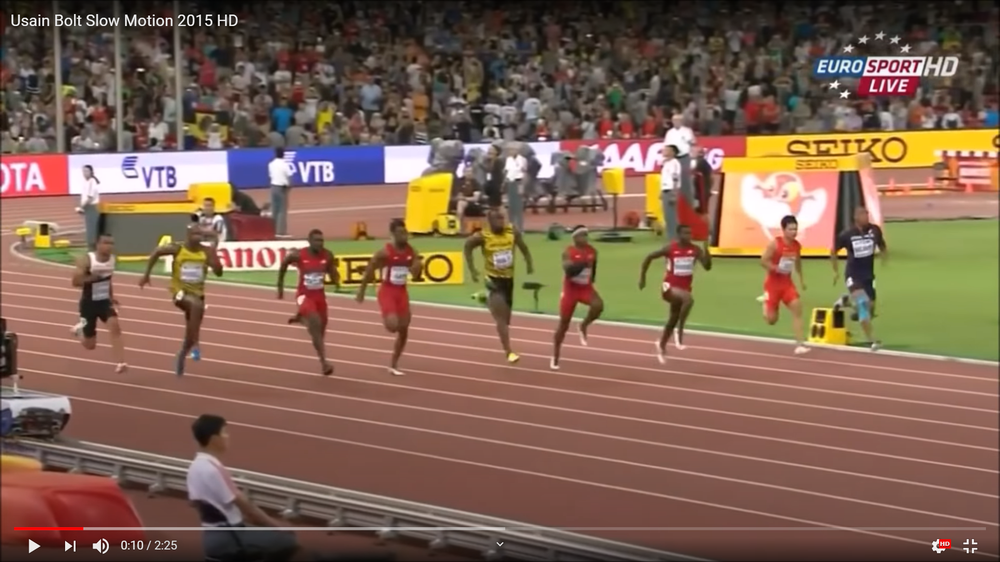
#> input picture bolt1.png, 1000 x 562 px, shrunk from 1920 x 1080 before the run, given in place of bolt1.jpg, which was not available
$ python 'segmentacion (original).py'
#> lines starting #> are read from the running program, lines starting #| are printed output that depends on the picture; after the words box and inside, x2 and y2 are one past the last pixel; in counts of white or black regions, pixels touching at a corner belong together; pictures that were not available may be replaced by others from this repository, and a replacement may not be noted
import numpy as np
import cv2
import matplotlib.pyplot as plt
from scipy import ndimage as ndi
from skimage import io

#Inicialización de imagen

imagecol = cv2.imread('bolt1.jpg')
#> imagecol is the input picture: shape (562, 1000, 3); mean B, G, R 82.4, 99.8, 127.3
marker = np.zeros_like(imagecol)
hsv = cv2.cvtColor(imagecol, cv2.COLOR_BGR2HSV)
#> hsv: shape (562, 1000, 3); mean H, S, V 25.6, 94.2, 129.8

#Parte cesped

#Segmatación por matriz
lower_blue = np.array([30, 70, 50])
upper_blue = np.array([60,130,200])
mask1 = cv2.inRange(hsv,lower_blue,upper_blue)
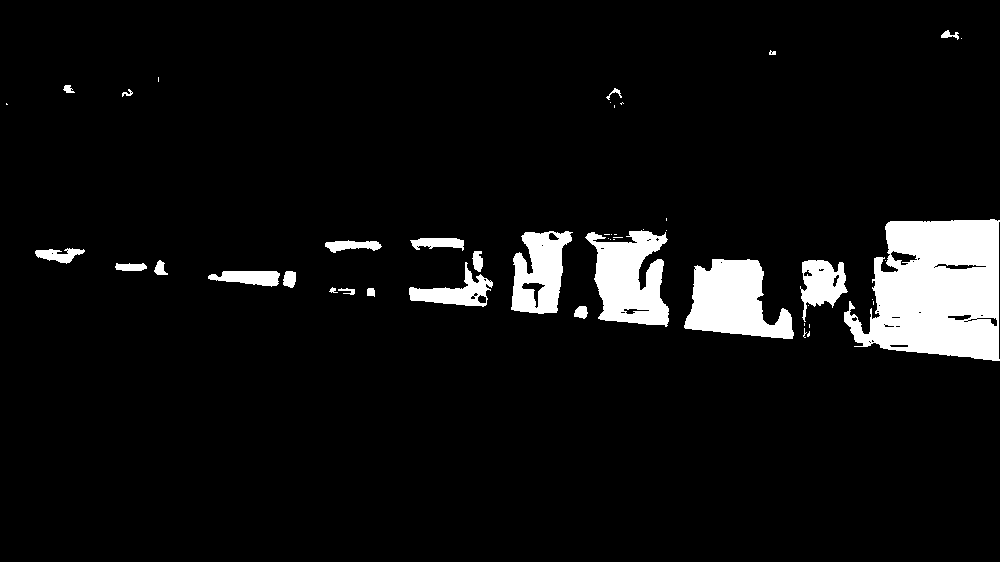
#> mask1: shape (562, 1000); 6.6% white; 47 white regions (24 under 20 px)
contours, _ = cv2.findContours(mask1, cv2.RETR_TREE, cv2.CHAIN_APPROX_SIMPLE)
#> contours = 94 contours, 60 with area under 20; largest, box (x1, y1, x2, y2) and area: (844, 219, 1000, 361) 16290, (684, 259, 794, 339) 5436, (585, 230, 669, 327) 5164, (511, 231, 573, 314) 3408, (800, 260, 848, 322) 1612


#Deteción de contronos
cv2.drawContours(marker,contours, -1, (255, 255, 255), 5)
#> marker: shape (562, 1000, 3); 4.7% white; 27 white regions, largest, box (x1, y1, x2, y2) and area: (841, 216, 1000, 364) 5682, (582, 226, 672, 330) 3735, (508, 228, 576, 317) 2755
h, w = marker.shape[:2]
#> h = 562; w = 1000
maskll = np.zeros((h+2, w+2), np.uint8)


#Relleno de contornos
img_pl = np.zeros_like(imagecol)
cv2.fillPoly(img_pl,pts=contours,color=(255,255,255))
#> img_pl: shape (562, 1000, 3); 6.6% white; 47 white regions (24 under 20 px), largest, box (x1, y1, x2, y2) and area: (844, 219, 1000, 361) 16114, (684, 259, 794, 339) 5620, (585, 230, 669, 327) 5326
#img_pl = ~img_pl
alt = img_pl.copy()
cv2.floodFill(img_pl, maskll, (0,0), 255);
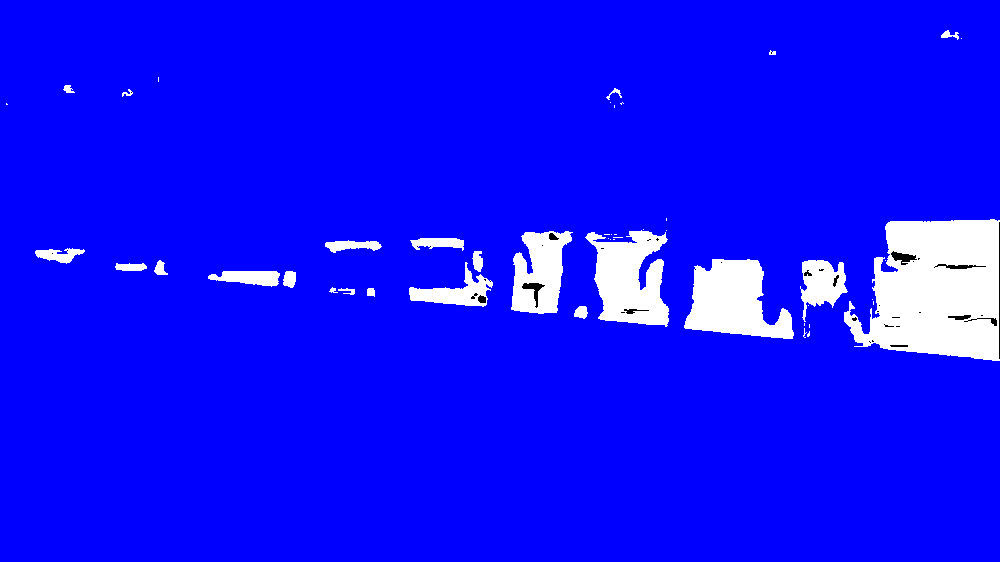
#> img_pl: shape (562, 1000, 3); mean of channels 0, 1, 2 254.5, 16.8, 16.8; drawn as B, G, R


#Relleno de huecos
hsv2 = cv2.cvtColor(img_pl, cv2.COLOR_BGR2HSV)
#> hsv2: shape (562, 1000, 3); mean H, S, V 111.9, 237.7, 254.5
lower_blue = np.array([0, 0, 0])
upper_blue = np.array([360,20,100])
mask11 = cv2.inRange(hsv2,lower_blue,upper_blue)
#> mask11: shape (562, 1000); 0.2% white; 41 white regions (29 under 20 px), largest, box (x1, y1, x2, y2) and area: (891, 251, 917, 265) 180, (522, 283, 545, 308) 176, (999, 222, 1000, 359) 137
maskf1 = mask11 + mask1
#> maskf1: shape (562, 1000); 6.8% white; 47 white regions (24 under 20 px), largest, box (x1, y1, x2, y2) and area: (844, 219, 1000, 361) 16789, (684, 259, 794, 339) 5622, (585, 230, 669, 327) 5399


#Parte pista repite los pasos anteriores

lower_blue = np.array([0, 70, 40])
upper_blue = np.array([8,130,200])
mask2 = cv2.inRange(hsv,lower_blue,upper_blue)
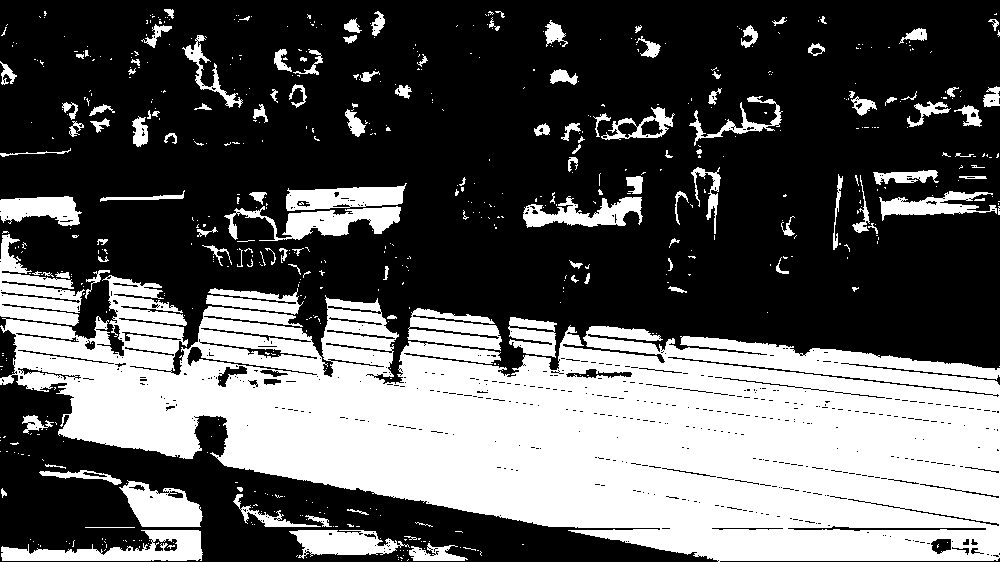
#> mask2: shape (562, 1000); 36.5% white; 622 white regions (496 under 20 px)

contours, _ = cv2.findContours(mask2, cv2.RETR_TREE, cv2.CHAIN_APPROX_SIMPLE)
#> contours = 1420 contours, 1254 with area under 20; largest, box (x1, y1, x2, y2) and area: (0, 275, 1000, 562) 165912, (0, 234, 85, 326) 3405, (1, 530, 203, 561) 3052, (224, 206, 401, 241) 2435, (119, 480, 203, 527) 2434

cv2.drawContours(marker,contours, -1, (255, 255, 255), 5)
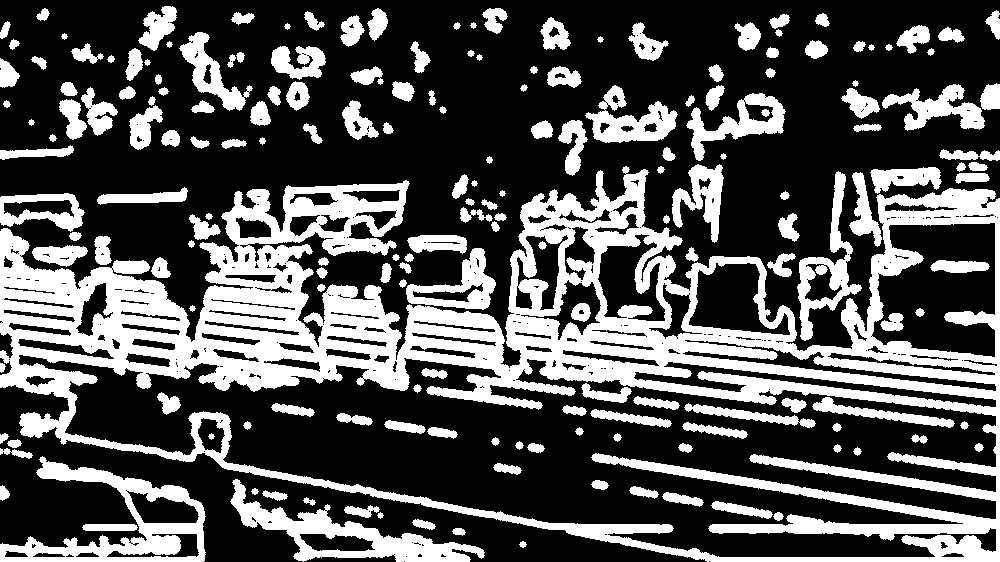
#> marker: shape (562, 1000, 3); 32.7% white; 189 white regions, largest, box (x1, y1, x2, y2) and area: (0, 166, 1000, 562) 111813, (0, 456, 206, 562) 6845, (230, 479, 485, 562) 5689
h, w = marker.shape[:2]
maskll = np.zeros((h+2, w+2), np.uint8)

img_pl = np.zeros_like(imagecol)
cv2.fillPoly(img_pl,pts=contours,color=(255,255,255))
#> img_pl: shape (562, 1000, 3); 36.5% white; 622 white regions (496 under 20 px), largest, box (x1, y1, x2, y2) and area: (0, 275, 1000, 562) 162178, (0, 234, 85, 326) 3612, (1, 530, 203, 561) 3126
#img_pl = ~img_pl
alt = img_pl.copy()
cv2.floodFill(img_pl, maskll, (0,0), 255);
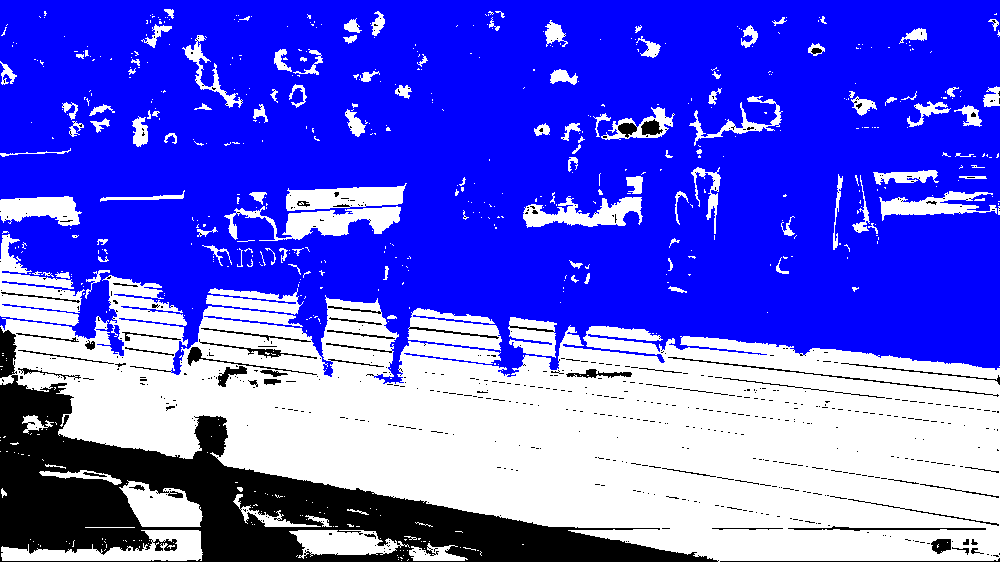
#> img_pl: shape (562, 1000, 3); mean of channels 0, 1, 2 230.4, 93.1, 93.1; drawn as B, G, R

hsv2 = cv2.cvtColor(img_pl, cv2.COLOR_BGR2HSV)
#> hsv2: shape (562, 1000, 3); mean H, S, V 64.6, 137.3, 230.4
lower_blue = np.array([0, 0, 0])
upper_blue = np.array([360,20,100])
mask22 = cv2.inRange(hsv2,lower_blue,upper_blue)
#> mask22: shape (562, 1000); 9.7% white; 676 white regions (618 under 20 px), largest, box (x1, y1, x2, y2) and area: (0, 327, 719, 562) 45651, (668, 357, 999, 397) 466, (788, 526, 986, 531) 398
maskf2 = mask22 + mask2
#> maskf2: shape (562, 1000); 46.2% white; 489 white regions (376 under 20 px), largest, box (x1, y1, x2, y2) and area: (0, 275, 1000, 562) 225051, (0, 234, 85, 326) 3767, (224, 206, 401, 241) 2736


#Combinación de mascaras
mask = maskf1+maskf2
#> mask: shape (562, 1000); 52.9% white; 1 black region, box (x1, y1, x2, y2) and area: (0, 0, 1000, 384) 264477
mask = ~mask

# Reducción de imagen por analisis
cuarto = int(h/3)
#> cuarto = 187
mask[0:cuarto][:] = 0
#> mask: shape (562, 1000); 15.9% white; 2 white regions (1 under 20 px), largest, box (x1, y1, x2, y2) and area: (0, 187, 1000, 384) 89511
mask[h-1-cuarto:h-1][:] = 0
#> mask: shape (562, 1000); 15.9% white; 2 white regions (1 under 20 px)


#Aplicación de mascara
final = imagecol.copy()
final[:,:,0] = final[:,:,0]*mask
final[:,:,1] = final[:,:,1]*mask
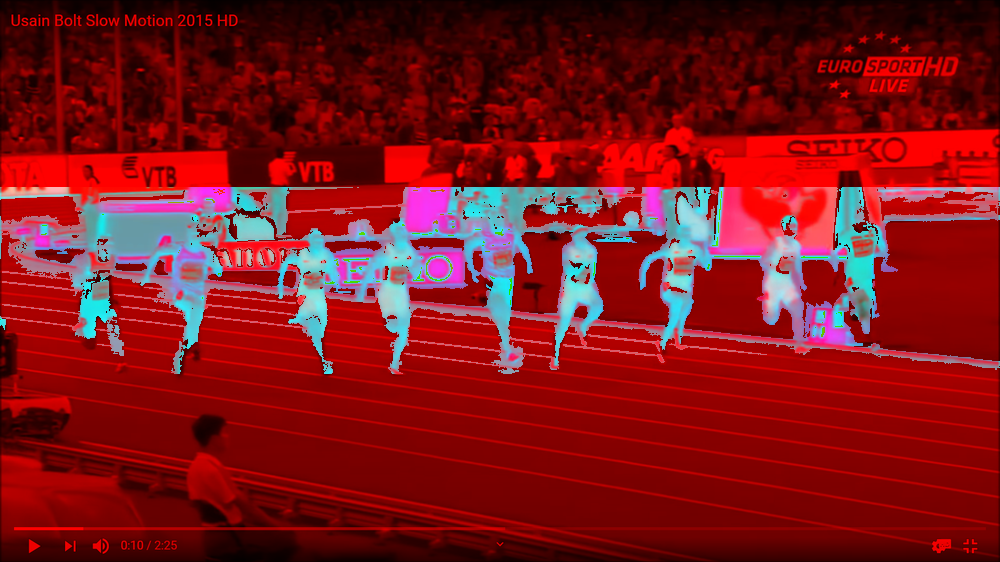
#> final: shape (562, 1000, 3); mean B, G, R 26.2, 21.5, 127.3
final[:,:,2] = final[:,:,2]*mask
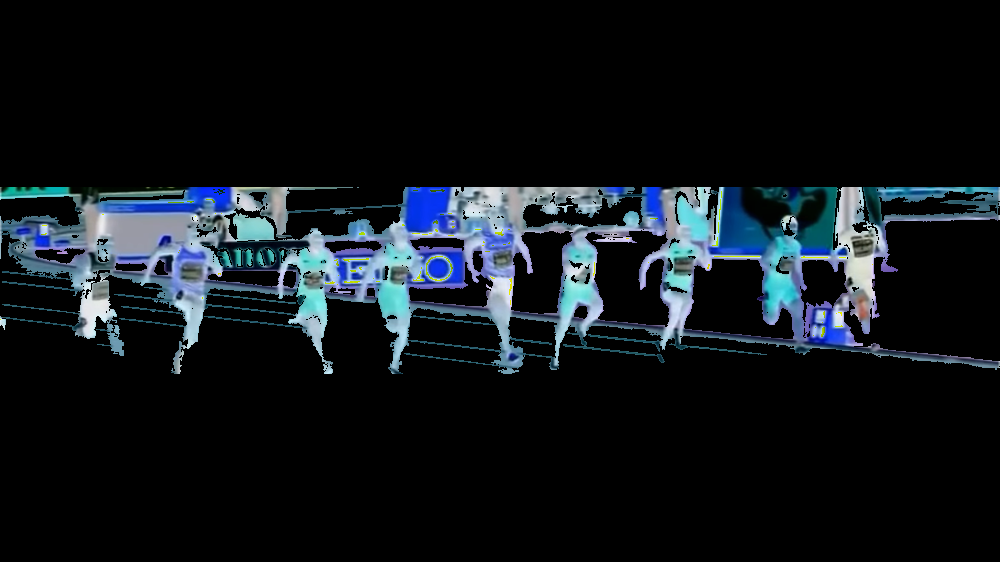
#> final: shape (562, 1000, 3); mean B, G, R 26.2, 21.5, 16.1
contours, _ = cv2.findContours(mask1, cv2.RETR_TREE, cv2.CHAIN_APPROX_SIMPLE)
#> contours = 94 contours, 60 with area under 20; largest, box (x1, y1, x2, y2) and area: (844, 219, 1000, 361) 16290, (684, 259, 794, 339) 5436, (585, 230, 669, 327) 5164, (511, 231, 573, 314) 3408, (800, 260, 848, 322) 1612
plt.imshow(final,cmap='gray',vmin=0,vmax=255)
io.imsave('imagen.png',final)
